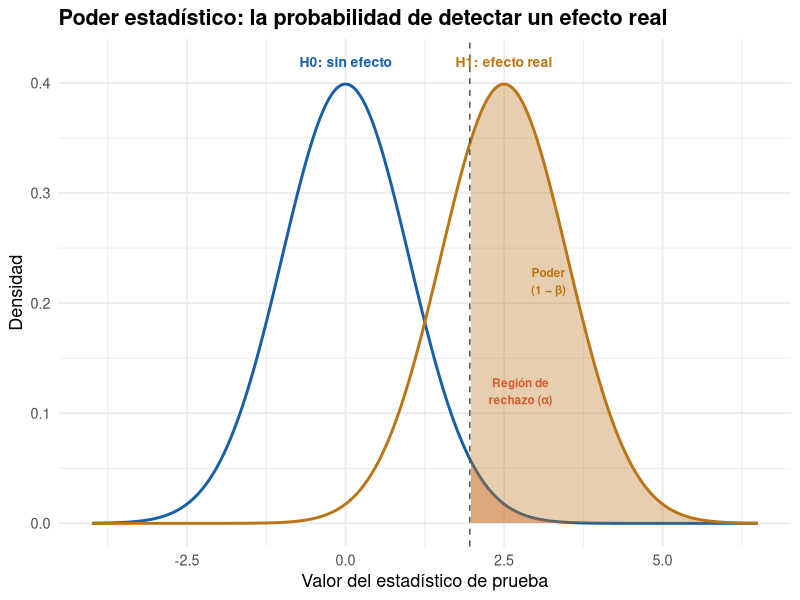
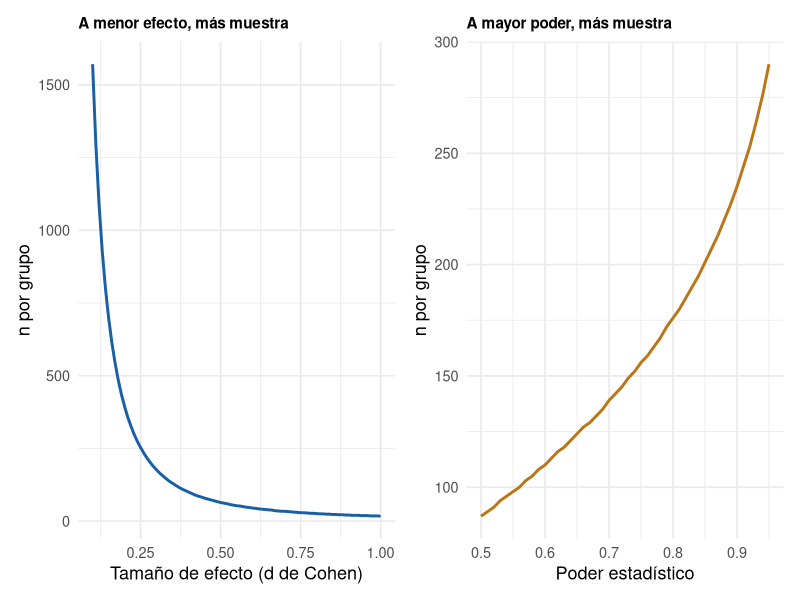
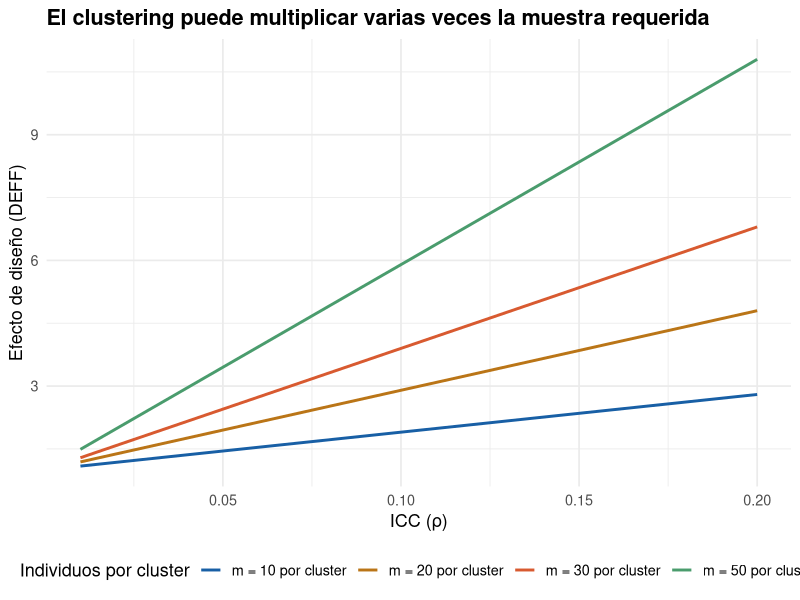

Write the R code that produced these figures, in order.
## ---- chunk 1
#| label: fig-poder-distribuciones
#| fig-cap: "Visualización del poder estadístico: distribuciones bajo H0 y H1"
#| echo: false

library(ggplot2)

mu0 <- 0; mu1 <- 2.5; sigma <- 1; alpha <- 0.05
z_crit <- qnorm(1 - alpha/2) * sigma
x <- seq(-4, 6.5, length.out = 500)
y_h0 <- dnorm(x, mean = mu0, sd = sigma)
y_h1 <- dnorm(x, mean = mu1, sd = sigma)

ggplot() +
  geom_line(data = data.frame(x, y = y_h0), aes(x, y),
            color = "#185FA5", linewidth = 1) +
  geom_line(data = data.frame(x, y = y_h1), aes(x, y),
            color = "#BA7517", linewidth = 1) +
  geom_ribbon(data = data.frame(x = x[x >= z_crit], y = y_h0[x >= z_crit]),
              aes(x, ymin = 0, ymax = y), fill = "#D85A30", alpha = 0.35) +
  geom_ribbon(data = data.frame(x = x[x >= z_crit], y = y_h1[x >= z_crit]),
              aes(x, ymin = 0, ymax = y), fill = "#BA7517", alpha = 0.35) +
  geom_vline(xintercept = z_crit, linetype = "dashed", color = "gray30") +
  annotate("text", x = mu0, y = max(y_h0) + 0.02, label = "H0: sin efecto",
           color = "#185FA5", fontface = "bold", size = 3.5) +
  annotate("text", x = mu1, y = max(y_h1) + 0.02, label = "H1: efecto real",
           color = "#BA7517", fontface = "bold", size = 3.5) +
  annotate("text", x = z_crit + 0.8, y = 0.12, label = "Región de\nrechazo (α)",
           color = "#D85A30", size = 3, fontface = "bold") +
  annotate("text", x = 3.2, y = 0.22, label = "Poder\n(1 − β)",
           color = "#BA7517", size = 3, fontface = "bold") +
  labs(x = "Valor del estadístico de prueba", y = "Densidad",
       title = "Poder estadístico: la probabilidad de detectar un efecto real") +
  theme_minimal(base_size = 13) +
  theme(plot.title = element_text(face = "bold"))
## ---- chunk 2
#| label: fig-poder-parametros
#| fig-cap: "Cómo cambia el tamaño de muestra requerido al variar cada parámetro"
#| echo: false

library(ggplot2)
library(pwr)
library(patchwork)

d_vals <- seq(0.1, 1.0, by = 0.01)
n_por_d <- sapply(d_vals, function(d)
  pwr.t.test(d = d, sig.level = 0.05, power = 0.80, type = "two.sample")$n)

poder_vals <- seq(0.50, 0.95, by = 0.01)
n_por_poder <- sapply(poder_vals, function(pw)
  pwr.t.test(d = 0.3, sig.level = 0.05, power = pw, type = "two.sample")$n)

p1 <- ggplot(data.frame(x = d_vals, y = ceiling(n_por_d)), aes(x, y)) +
  geom_line(color = "#185FA5", linewidth = 1) +
  labs(x = "Tamaño de efecto (d de Cohen)", y = "n por grupo",
       title = "A menor efecto, más muestra") +
  theme_minimal(base_size = 13) +
  theme(plot.title = element_text(face = "bold", size = 11))

p2 <- ggplot(data.frame(x = poder_vals, y = ceiling(n_por_poder)), aes(x, y)) +
  geom_line(color = "#BA7517", linewidth = 1) +
  labs(x = "Poder estadístico", y = "n por grupo",
       title = "A mayor poder, más muestra") +
  theme_minimal(base_size = 13) +
  theme(plot.title = element_text(face = "bold", size = 11))

p1 + p2
## ---- chunk 3
#| label: fig-poder-clustering
#| fig-cap: "Cómo el clustering multiplica el tamaño de muestra requerido"
#| echo: false

library(ggplot2)

m_vals <- c(10, 20, 30, 50)
icc_vals <- seq(0.01, 0.20, by = 0.005)
df_deff <- expand.grid(m = m_vals, icc = icc_vals)
df_deff$deff <- 1 + (df_deff$m - 1) * df_deff$icc
df_deff$m_label <- paste0("m = ", df_deff$m, " por cluster")

ggplot(df_deff, aes(x = icc, y = deff, color = factor(m_label))) +
  geom_line(linewidth = 1) +
  scale_color_manual(values = c("#185FA5", "#BA7517", "#D85A30", "#4A9C6D")) +
  labs(x = "ICC (ρ)", y = "Efecto de diseño (DEFF)",
       color = "Individuos por cluster",
       title = "El clustering puede multiplicar varias veces la muestra requerida") +
  theme_minimal(base_size = 13) +
  theme(legend.position = "bottom", plot.title = element_text(face = "bold"))
